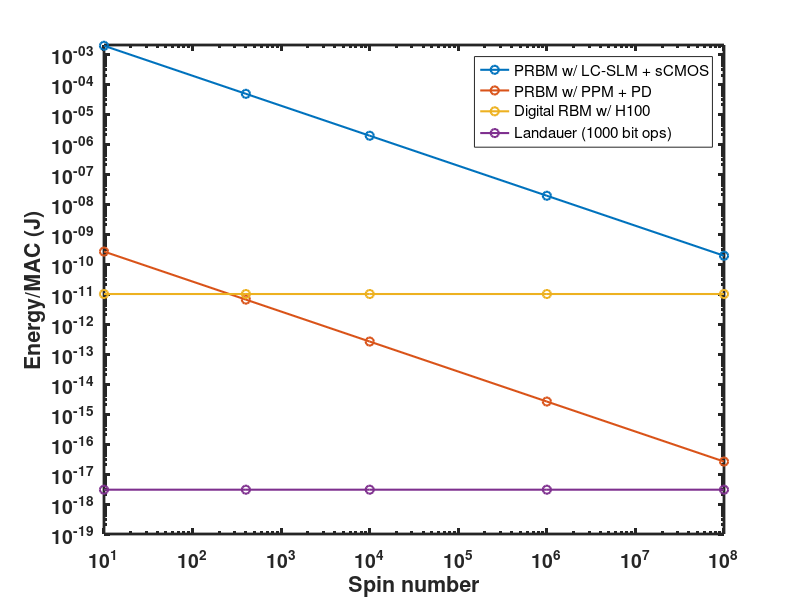
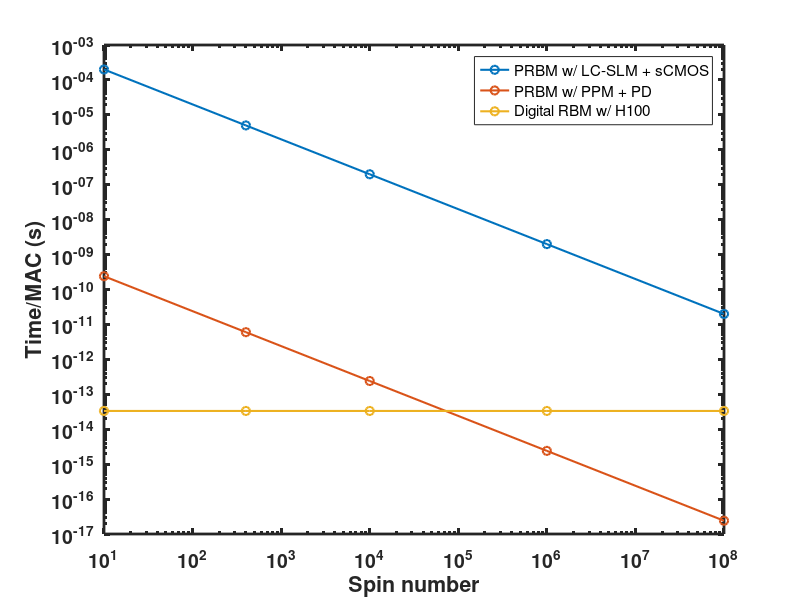

Write the MATLAB code that produced these figures, in order.
spin_N = [10,4e2,10000,10^6,10^8];
E_slm = 2.5e-3;
E_opt = 6e-3;
E_adc = 9.4e-4;
E_RBM_slm = 2*(E_slm + E_opt + E_adc);
EM_optical_SLM = E_RBM_slm./spin_N;
E_PPM = 1e-9;
E_opt = 3e-10;
E_adc = 1e-12;
E_RBM_PPM = 2*(E_PPM + E_opt + E_adc);
EM_optical_PPM = E_RBM_PPM./spin_N;

EM_H100 = kron(1e-11,ones(1,5));
EM_LAN = kron(3e-18,ones(1,5));

figure;loglog(spin_N,EM_optical_SLM,'o-','LineWidth',...
    1.5)
xlim([10,10^8])
ylim([1e-19,2e-3])
hold on
loglog(spin_N,EM_optical_PPM,'o-','LineWidth',...
    1.5)
hold on
loglog(spin_N,EM_H100,'o-','LineWidth',...
    1.5)
hold on
loglog(spin_N,EM_LAN,'o-','LineWidth',...
    1.5)
set(gca,'FontSize',14,'FontWeight','bold','LineWidth',...
    2);
xlabel('Spin number')
ylabel('Energy/MAC (J)')
legend('PRBM w/ LC-SLM + sCMOS','PRBM w/ PPM + PD','Digital RBM w/ H100','Landauer (1000 bit ops)','FontSize',11)


%%
spin_N = [10,4e2,10000,10^6,10^8];
T_slm = 0.72e-3;
T_pd = 2.4e-4;
T_adc = 3.7e-5;
T_PRBM_slm = 2*(T_slm + T_pd + T_adc);
optical_SLM = T_PRBM_slm./spin_N;
T_PPM = 1e-9;
T_pd = 1e-10;
T_adc = 1e-10;
T_PRBM_PPM = 2*(T_PPM + T_pd + T_adc);
optical_PPM = T_PRBM_PPM./spin_N;
digital_H100 = kron(1/(6/2)/10^13,ones(1,5));


figure;loglog(spin_N,optical_SLM,'o-','LineWidth',...
    1.5)
 xlim([10,10^8])
hold on
loglog(spin_N,optical_PPM,'o-','LineWidth',...
    1.5)
hold on
loglog(spin_N,digital_H100,'o-','LineWidth',...
    1.5)
set(gca,'FontSize',14,'FontWeight','bold','LineWidth',...
    2);
legend('PRBM w/ LC-SLM + sCMOS','PRBM w/ PPM + PD','Digital RBM w/ H100','FontSize',11)
xlabel('Spin number')
ylabel('Time/MAC (s)')